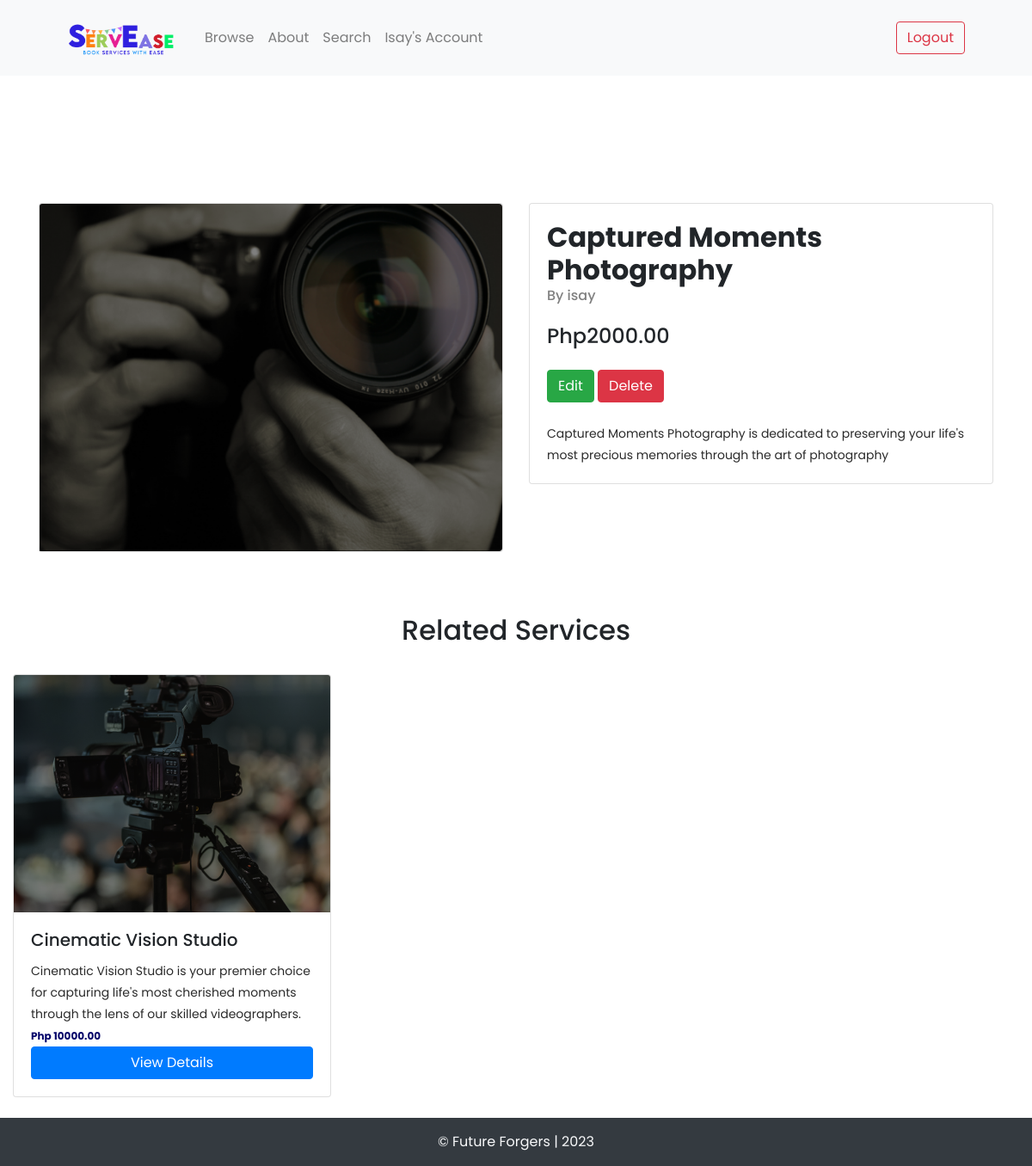
The page /services/2/ (signed in) on the database its author committed.
### services/models.py (models this page shows, shortened)
class Service(models.Model):
	category = models.ForeignKey(Category, related_name='service',  on_delete=models.CASCADE)
	name = models.CharField(max_length=255)
	description = models.TextField(blank=True, null=True)
	price = models.FloatField()
	image = models.ImageField(upload_to='service_images', blank=True, null=True)
	is_sold = models.BooleanField(default=False)
	created_by = models.ForeignKey(User, related_name='service', on_delete=models.CASCADE)
	created_at = models.DateTimeField(auto_now_add=True)

### services/views.py (the view)
# urls.py: path('<int:pk>/', views.detail, name="detail"),
@login_required
def detail(request, pk):
	service = get_object_or_404(Service, pk=pk)
	related_services = Service.objects.filter(category=service.category, is_sold=False).exclude(pk=pk)[0:3]
	return render(request, 'service/detail.html', {'service': service, 'related_services': related_services})

### services/templates/service/detail.html (shortened to what this page needs)
{% extends 'main.html' %}
{% block content %}
  <div class="container pt-5 pb-5">
    <div class="row">
      <div class="col-md-6">
        <div class="card">
          <img src="{{ service.image.url }}" alt="{{ service.title }}" class="card-img-top rounded-right">
        </div>
      </div>
      <div class="col-md-6 mx-auto">
        <div class="card">
          <div class="card-body">
            <h2 style="font-weight: bold;">{{ service.name }}</h2>
            <h6 style="color: gray;">By {{ service.created_by.username }}</h6>
            <h4 class="my-4">Php{{ service.price|floatformat:2 }}</h4>
            {% if request.user == service.created_by %}
              <div class="mt-4 mb-4">
                <button type="button" class="btn btn-success">
                  <a href="{% url 'service:edit' service.id %}" class="text-white text-decoration-none">Edit</a>
                </button>
                <button type="button" class="btn btn-danger">
                  <a href="{% url 'service:delete' service.id %}" class="text-white text-decoration-none">Delete</a>
                </button>
              </div>
            {% else %}
              <a href="{% url 'service:booking' service.id %}" class="btn btn-primary my-5">Book Now</a>
            {% endif %}
            <p>{{ service.description }}</p>
          </div>
        </div>
      </div>
    </div>
  </div>
  <div class="row">
  <div class="col-md-12 text-center mt-4">
    <h2 class="mb-2">Related Services</h2>
  </div>
  {% for service in related_services %}
    <div class="col-md-4 mb-4 mt-4">
      <div class="card h-100">
        <img src="{{ service.image.url }}" class="card-img-top" alt="{{ service.name}}-image">
        <div class="card-body d-flex flex-column">
          <h5 class="card-title">{{ service.name }}</h5>
          <p class="card-text">{{ service.description }}</p>
          <p class="card-text" style="color: #020269; font-size:12px; font-weight: bold;">Php {{ service.price|floatformat:2 }}</p>
          <a href="{% url 'service:detail' service.id %}" class="btn btn-primary mt-auto">View Details</a>
        </div>
      </div>
    </div>
  {% endfor %}
</div>
{% endblock %}

### templates/header.html (shortened to what this page needs)
{% load static %}
<nav class="navbar navbar-expand-lg navbar-light bg-light header-sticky">
  <div class="container px-4 px-lg-5">
      <a href="" class="logo">
        <img src="{% static 'img/header.png' %}" style="width: 128px;">
      </a>
      <div class="collapse navbar-collapse" id="navbarSupportedContent">
          <ul class="navbar-nav me-auto mb-2 mb-lg-0 ms-lg-4">
              <li class="nav-item"><a class="nav-link" aria-current="page" href="{% url 'browse' %}">Browse</a></li>
              <li class="nav-item"><a class="nav-link" href="{% url 'about' %}">About</a></li>
              <li class="nav-item"><a class="nav-link" href="{% url 'service:services' %}">Search</a></li>
              <li class="nav-item"><a class="nav-link" href="{% url 'account:index' %}">{{ request.user|capfirst }}'s Account</a></li>
          </ul>
          <div class="d-flex">
              <a class="btn btn-outline-danger" href="{% url 'logout' %}">Logout</a>
          </div>
      </div>
  </div>
</nav>

### static/css/templatemo-hexashop.css (style rules this page uses)
html, body, div, span, applet, object, iframe, h1, h2, h3, h4, h5, h6, p, blockquote, div pre, a, abbr, acronym, address, big, cite, code, del, dfn, em, font, img, ins, kbd, q, s, samp, small, strike, strong, sub, sup, tt, var, b, u, i, center, dl, dt, dd, ol, ul, li, figure, header, nav, section, article, aside, footer, figcaption { margin: 0; padding: 0; border: 0; outline: 0; }
ul, li { padding: 0; margin: 0; list-style: none; }
header, nav, section, article, aside, footer, hgroup { display: block; }
* { box-sizing: border-box; }
html, body { font-family: 'Poppins', sans-serif; font-weight: 400; background-color: #fff; font-size: 16px; -ms-text-size-adjust: 100%; -webkit-font-smoothing: antialiased; -moz-osx-font-smoothing: grayscale; }
a { text-decoration: none !important; }
h1, h2, h3, h4, h5, h6 { margin-top: 0px; margin-bottom: 0px; }
ul { margin-bottom: 0px; }
p { font-size: 14px; line-height: 25px; color: #2a2a2a; }
html, body { background: #fff; font-family: 'Poppins', sans-serif; }

### rows shown on the page
Service: image (picture), name "Captured Moments Photography", created_by.username "isay", price "2000.00", description "Captured Moments Photography is dedicated to preserving your life's most precious memories through the art of photography"
Service: image (picture), name "Cinematic Vision Studio", description "Cinematic Vision Studio is your premier choice for capturing life's most cherished moments through the lens of our skilled videographers.", price "10000.00"

### other values the page prints
{{ request.user|capfirst }} "Isay"
